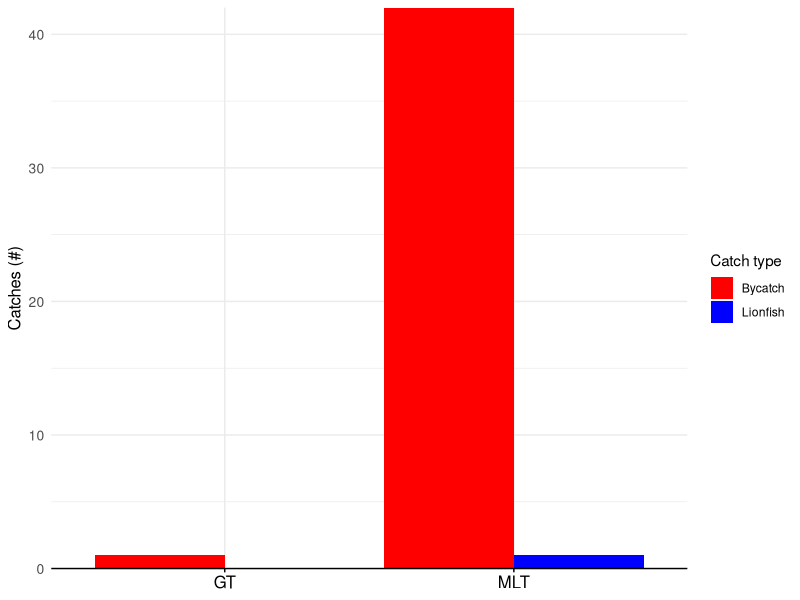
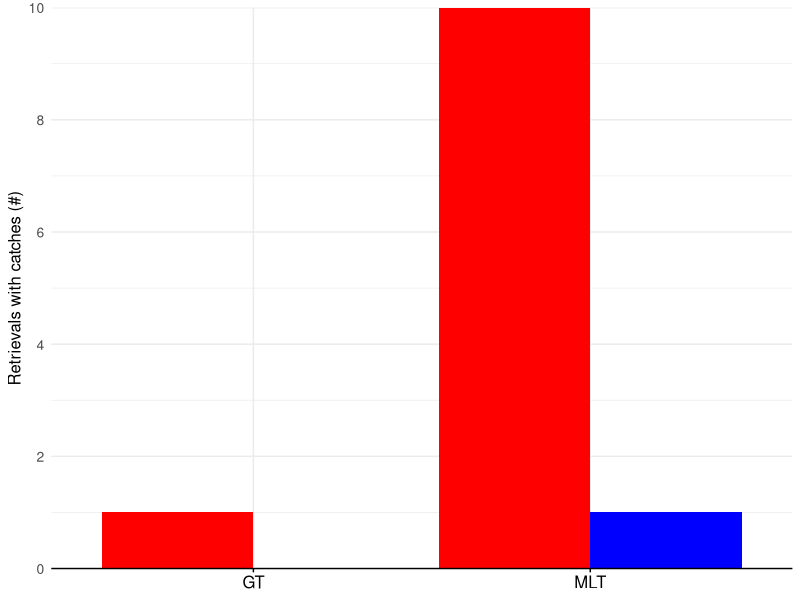

Write R code to recreate these figures, in order. (Note: this script raises an error after producing the figures.)

## -----------------------------------------------------------------------------
## Trap retrieval analyses

library(ggplot2)
library(dplyr)
library(tidyr)

## Load data
retrievals <- read.csv("./data/raw/trap-deployment-retrievals.csv")

## Summarize number of traps with lionfish or bycatch by trap type
summ_catches <- retrievals %>%
  filter(lf_catch_num > 0 | bycatch_num > 0) %>% ## Filter rows where either lf_catch_num or bycatch_num are > 0
  group_by(trap_type) %>% 
  summarise(
    ret_with_catches = n(),
    ret_with_lfcount = sum(lf_catch_num > 0, na.rm = TRUE),  # Count TRUE values
    total_lf_catch = sum(lf_catch_num, na.rm = TRUE),
    ret_with_bycatch = sum(bycatch_num > 0, na.rm = TRUE),   # Corrected variable name
    total_bycatch = sum(bycatch_num, na.rm = TRUE)
  ); summ_catches
## --> ML caught 1 lf and 42 bycatch in 10 of 45 retrievals
## --> GT caught 0 lf and 1  byactch in  1 of 45 retrievals

## Plot ---------------------------------------------------------

## Reshape data for plotting
plot_data_retrievals <- summ_catches %>%
  select(trap_type, ret_with_lfcount, ret_with_bycatch) %>%
  pivot_longer(cols = c(ret_with_lfcount, ret_with_bycatch), 
               names_to = "catch_type", 
               values_to = "retrieval_count"); plot_data_retrievals

plot_data_totals <- summ_catches %>%
  select(trap_type, total_lf_catch, total_bycatch) %>%
  pivot_longer(cols = c(total_lf_catch, total_bycatch), 
               names_to = "catch_type", 
               values_to = "total_count")

# Create the plot for retrieval counts
plot_retrievals <- ggplot(plot_data_retrievals, 
                          aes(x = trap_type, y = retrieval_count, fill = catch_type)) +
  geom_bar(stat = "identity", position = position_dodge()) +
  labs(
    y = "Retrievals with catches (#)" # Remove x-axis title by excluding it here
  ) +
  theme_minimal() +
  scale_fill_manual(values = c("ret_with_lfcount" = "blue", "ret_with_bycatch" = "red"),
                    labels = c("Bycatch", "Lionfish")) +
  theme(
    legend.position = "none",                      # Remove legend
    axis.line.x = element_line(color = "black"),  # Dark x-axis
    axis.text.x = element_text(size = 12, color = "black"),  # Larger, black x-axis labels
    axis.text.y = element_text(size = 10),        # Larger y-axis labels
    axis.ticks.x = element_line(color = "black"), # Ensure x-axis ticks are dark
    axis.title.x = element_blank(),                # Remove x-axis title
    axis.title.y = element_text(size = 12, color = "black")  # Larger, black x-axis labels
  ) +
  scale_y_continuous(
    breaks = scales::pretty_breaks(n = 5),       # Ensure y-axis breaks are whole numbers
    expand = c(0, 0)                              # Start 0 line at the x-axis
  )

# Create the plot for total counts
plot_catches <- ggplot(plot_data_totals, 
                       aes(x = trap_type, y = total_count, fill = catch_type)) +
  geom_bar(stat = "identity", position = position_dodge()) +
  labs(
    y = "Catches (#)", # Remove x-axis title by excluding it here
    fill = "Catch type"
  ) +
  theme_minimal() +
  scale_fill_manual(values = c("total_lf_catch" = "blue", "total_bycatch" = "red"),
                    labels = c("Bycatch", "Lionfish")) +
  theme(
    axis.line.x = element_line(color = "black"),  # Dark x-axis
    axis.text.x = element_text(size = 12, color = "black"),  # Larger, black x-axis labels
    axis.text.y = element_text(size = 10),        # Larger y-axis labels
    axis.ticks.x = element_line(color = "black"), # Ensure x-axis ticks are dark
    axis.title.x = element_blank(),                # Remove x-axis title
    axis.title.y = element_text(size = 12, color = "black")  # Larger, black x-axis labels
  ) +
  scale_y_continuous(
    breaks = scales::pretty_breaks(n = 5),       # Ensure y-axis breaks are whole numbers
    expand = c(0, 0)                              # Start 0 line at the x-axis
  )

# Combine the two plots side by side
comb_bar_plots <- plot_retrievals + plot_catches; comb_bar_plots

